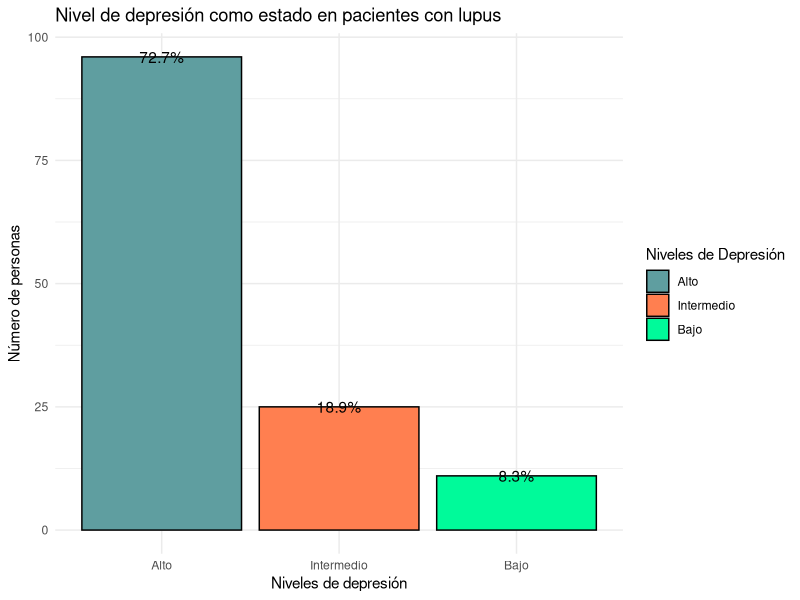
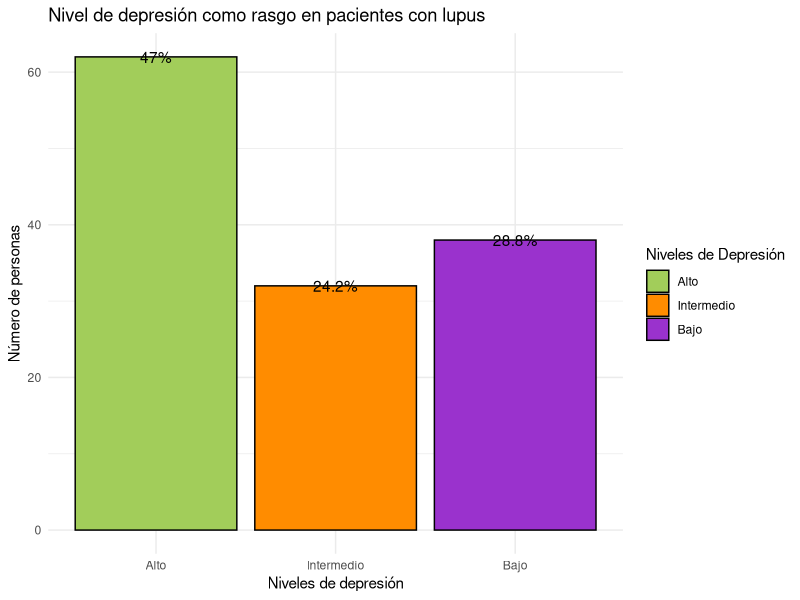
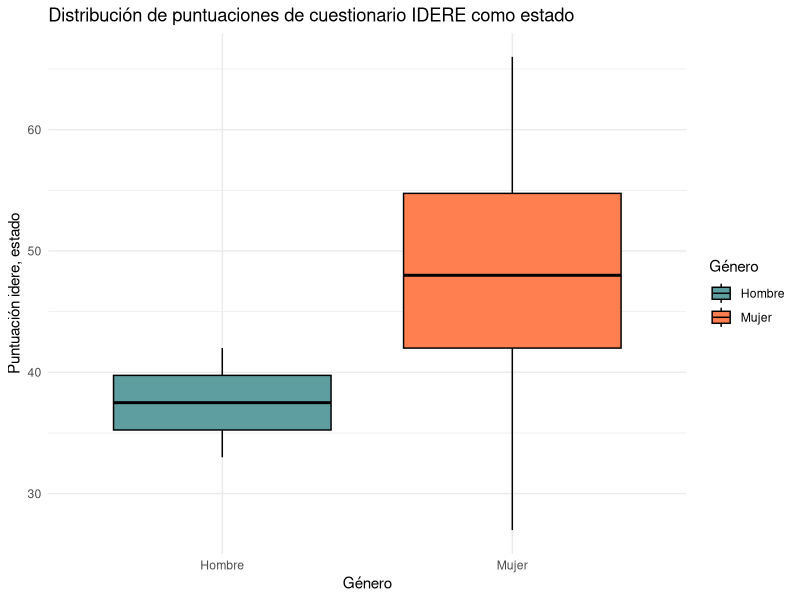
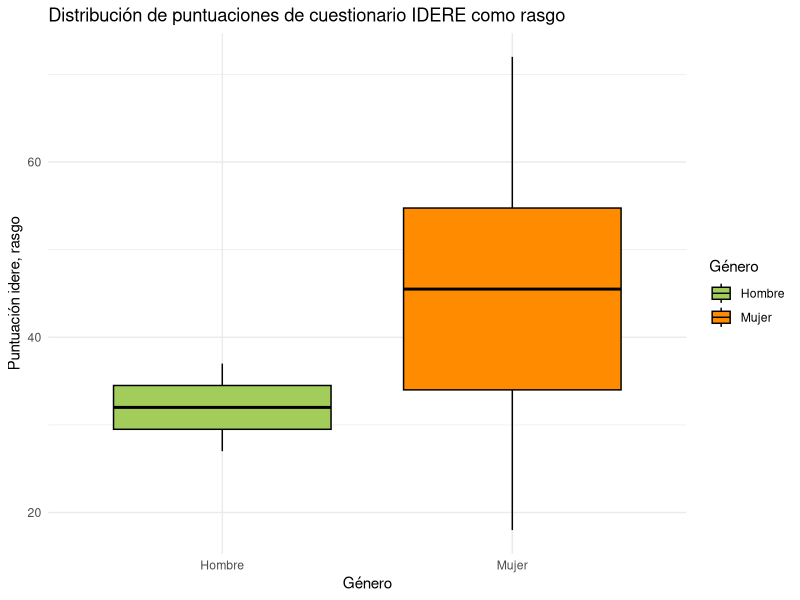
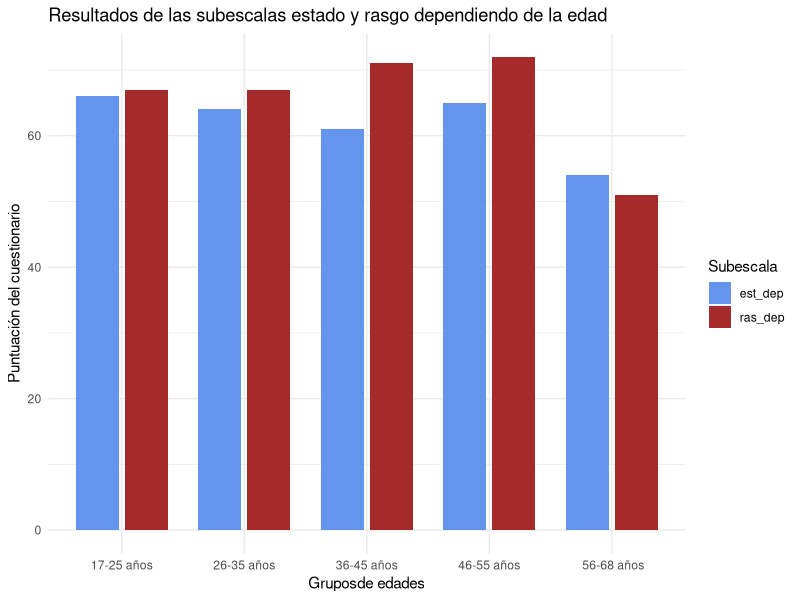
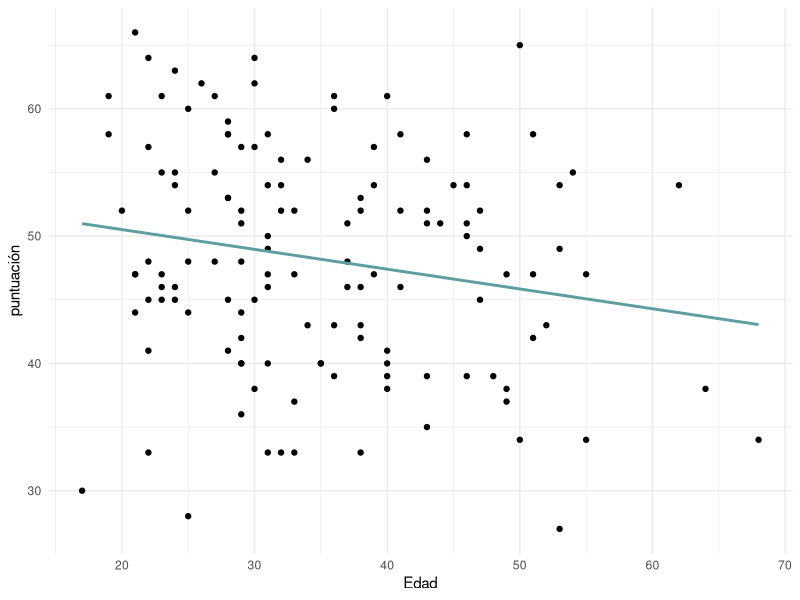
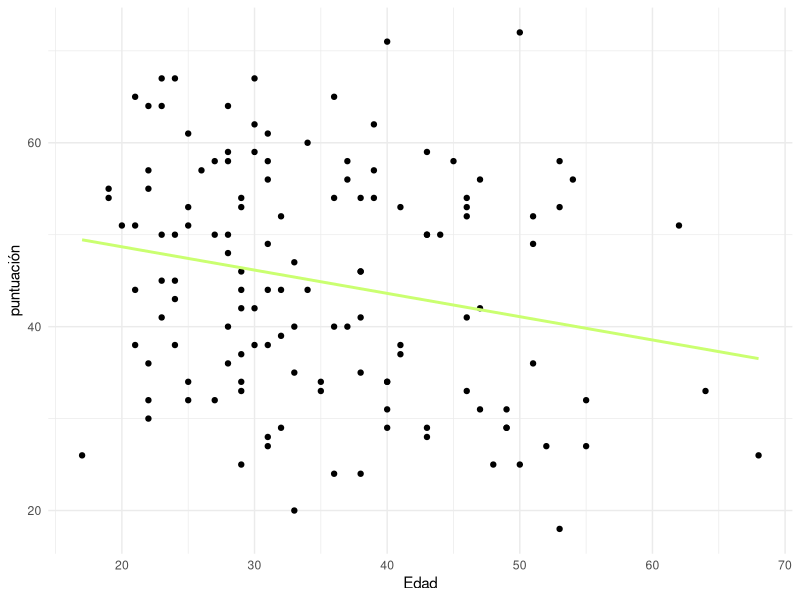
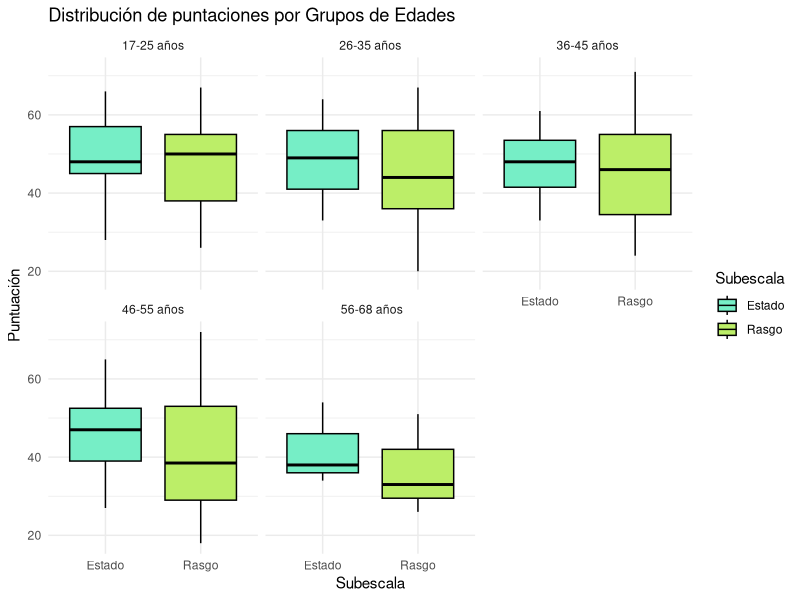

Write the R code that produced these figures, in order.
# Visualización de datos del cuestionario Idere
# Ailín Malagón Silva
# Fecha: 18-06-2024
# Este script ejecuta los gráficos de frecuencia,box plot, gráfica de barras  y dispesión para el cuestionario idere 
# del registro mexicano de pacientes con Lupus, utilizando como input basa_idere.csv y dando como output idere.optimizado
# Input Dir 
indir = "C:/Users/ailinmalagonsilva/Desktop/viernes_bioinfo_UNAM/idere.optimizado/data"
#Output Dir
outdir = "C:/Users/ailinmalagonsilva/Desktop/viernes_bioinfo_UNAM/idere.optimizado"
# Cargar input/data set
idere_base<- read.csv("data/Base_idere.csv")

# instalación de paquetes
install.packages("ggplot2")
installed.packages("tidyverse")
install.packages("patchwork")

# Librerias
library(ggplot2)
library(tidyverse)
library(patchwork)

#### Limpieza de datos ####

#Omitir sex___2 (Debido a que contiene la misma información que sex___1 pero presentada de manera distinta) 
idere_base <- idere_base %>%
  select(-sex___2)

#Renombrar la columa sex_1 a Género y la columna edad 
colnames(idere_base)[colnames(idere_base) == "sex___1"] <- "gender"
colnames(idere_base)[colnames(idere_base) == "calculated_age"] <- "age"

#Convetir de la columna "gender" los valores de 0 & 1 a hombre y mujer y luego a factor 
idere_base <- idere_base %>%
  mutate(gender = case_when(
    gender == 1 ~ "Mujer",
    gender == 0 ~ "Hombre"
  ),
  gender = as.factor(gender)
  ) 
# quitar NA de las puntuaciones del cuestinario 
 idere_base <- idere_base %>%
  filter(!is.na(est_dep) & !is.na(ras_dep))

# Cambiar la columna  niv_dep_est & niv_dep_ras los valores de 1,2,3 a bajo,intermedio & alto
#Convertir ambas columnas a fcatores

idere_base <- idere_base %>%
  mutate( 
    niv_dep_est = case_when (
      niv_dep_est == 1 ~ "Bajo",
      niv_dep_est == 2 ~ "Intermedio",
      niv_dep_est == 3 ~ "Alto"
      ),
    niv_dep_ras = case_when(
      niv_dep_ras == 1 ~ "Bajo",
      niv_dep_ras == 2 ~ "Intermedio",
      niv_dep_ras == 3 ~ "Alto"
      ),
    niv_dep_est = factor(niv_dep_est, levels = c("Alto", "Intermedio", "Bajo")),
    niv_dep_ras = factor(niv_dep_ras, levels = c("Alto", "Intermedio", "Bajo"))
    )
 

# Filtrado final de personas que no siguen las siguientes condiciones :  
# NA en edad | NA en lupus | Si son controles no se consideran tampoco 

idere_filtered <- idere_base %>%
  mutate(
    lupus = if_else(lupus == 1, lupus, NA_real_)
  ) %>%
  filter(!is.na(age) & !is.na(lupus) & !is.na(niv_dep_est) & ( age != 0 ))
 
#### Gráfico 1 ####

#Gráficos de barras con frecuencias y porcentajes 

# Calcular frecuencias y porcentajes de la subescala estado
conteo_est <- idere_filtered  %>%
  group_by(niv_dep_est) %>%
  count() %>%
  ungroup() %>%
  mutate( porcentaje = `n`/ sum(`n`)* 100)
 
# Gráfico de barras subescala estado

Paleta <- c("cadetblue","coral","mediumspringgreen")

ggplot(conteo_est, aes(x = niv_dep_est, y = n,  fill = niv_dep_est)) +
  geom_bar(color = "black", stat = "identity") +
  geom_text(aes(label = paste0(round(porcentaje,1),"%"))) +
  labs( title = "Nivel de depresión como estado en pacientes con lupus",
        x = "Niveles de depresión",
        y = "Número de personas",
        fill = "Niveles de Depresión" 
  ) +
  theme_minimal() +
  scale_fill_manual(values = Paleta)

# Calcular  frecuencias y porcentajes de la subescala rasgo
conteo_ras <- idere_filtered  %>%
  group_by(niv_dep_ras) %>%
  count() %>%
  ungroup() %>%
  mutate( porcentaje = `n`/ sum(`n`)* 100)
# Gráfico de barras subescala rasgo
Paleta2 <- c("darkolivegreen3","darkorange","darkorchid3")

ggplot(conteo_ras, aes(x = niv_dep_ras, y = n,  fill = niv_dep_ras)) +
  geom_bar(color = "black", stat = "identity") +
  geom_text(aes(label = paste0(round(porcentaje,1),"%"))) +
  labs( title = "Nivel de depresión como rasgo en pacientes con lupus",
        x = "Niveles de depresión",
        y = "Número de personas",
        fill = "Niveles de Depresión" 
  ) +
  theme_minimal() +
  scale_fill_manual(values = Paleta2)

#### Gráfico 2 ####
#Gráficos de box plot para estado-depresión 

ggplot(idere_filtered, aes(x = gender, y = est_dep, fill = gender)) +
  geom_boxplot(color = "black", outlier.colour = "red", outlier.shape = 16) +
  labs(x = "Género", y = "Puntuación idere, estado", fill = "Género") +
  ggtitle("Distribución de puntuaciones de cuestionario IDERE como estado") +
  theme_minimal() +  scale_fill_manual(values = Paleta)

#Gráfico de box plot para rasgo-depresión 

ggplot(idere_filtered, aes(x = gender, y = ras_dep, fill = gender)) +
  geom_boxplot(color = "black", outlier.colour = "red", outlier.shape = 16) +
  labs(x = "Género", y = "Puntuación idere, rasgo", fill = "Género") +
  ggtitle("Distribución de puntuaciones de cuestionario IDERE como rasgo") +
  theme_minimal() +  scale_fill_manual(values = Paleta2)


# juntar los  2 gráficos en una sola imagen 

       #(box_est | box_rasgo) + plot_layout(ncol = 2)

# Resumen estadístico de las box_plot para rasgo_estado 
stats_male_est <-boxplot.stats(idere_filtered$est_dep[idere_filtered$gender == "Hombre"])
stats_female_est <-boxplot.stats(idere_filtered$est_dep[idere_filtered$gender == "Mujer"])
stats_male_ras <-boxplot.stats(idere_filtered$ras_dep[idere_filtered$gender == "Hombre"])
stats_female_ras <-boxplot.stats(idere_filtered$ras_dep[idere_filtered$gender == "Mujer"])

### Gráfico 3 ####

#Gráficos de barras  X = rangos de edades | Y = puntuación de ambas subescalas ( estado / rasgo )

# Creación de rangos de edades 
age_range <- idere_filtered %>% 
     mutate(RangoEdad = cut(age, breaks = c(17, 25, 35, 45, 55,68),
     labels = c("17-25 años", "26-35 años", "36-45 años", "46-55 años"," 56-68 años"),
     include.lowest = TRUE))


# Cambio de formato ancho a largo
age_range_longer <- age_range %>%
  pivot_longer(cols = c(est_dep, ras_dep), 
               names_to = "Subescala", 
               values_to = "Puntuacion")
  
  #  Paleta utilizada 
  Paleta3 <- c("cornflowerblue", "brown")
  
  #Gráfico
ggplot(age_range_longer,aes (x = RangoEdad, y = Puntuacion, fill = Subescala)) +
  geom_col(position = position_dodge(width = 0.8), width = 0.7) +
  labs( x ="Gruposde edades", y = "Puntuación del cuestionario") +
  ggtitle("Resultados de las subescalas estado y rasgo dependiendo de la edad") +
  theme_minimal()+
  scale_fill_manual(values = Paleta3)

#### Gráfico 4 ####

# Gráfico de dispersión para la puntuación de subescala estado
ggplot(idere_filtered, aes(x = age, y = est_dep)) +
  geom_point() +                               
  geom_smooth(method = "lm", se = FALSE, color ="cadetblue" ) +     
  labs(x = "Edad", y = "puntuación") + 
  theme_minimal()  
# Gráfico de dispersión para la puntuación de subescala rango
ggplot(idere_filtered, aes(x = age, y = ras_dep)) +
  geom_point() +                              
  geom_smooth(method = "lm", se = FALSE, color = "darkolivegreen1") +     
  labs(x = "Edad", y = "puntuación") +  
  theme_minimal() 

### Gráfico 5 ####

###Box plot de distribución de depresión como rasgo y  estado por grupos de distintas edades.###

 #Data_frame para cambiar nombres y convetir a factor 
 box_age_range <- age_range_longer %>%
  mutate(Subescala = case_when(
    Subescala == "est_dep" ~ "Estado",
    Subescala == "ras_dep" ~ "Rasgo"
  ),
  Subescala = as.factor(Subescala)
  ) 

# GRÁFICO  CON TODOS LOS GRUPOS EN UN SOLO GRÁFICO 

Paleta4 <- c("#76EEC6","#BCEE68","#FFEC8B","#FF7256", "#DDA0DD")

ggplot(box_age_range, aes(x = Subescala, y = Puntuacion, fill = Subescala)) +
  geom_boxplot(color = "black", outlier.colour = "red", outlier.shape = 16) +
  labs(x = "Subescala", y = "Puntuación", fill = "Subescala") +
  ggtitle("Distribución de puntaciones por Grupos de Edades") +
  theme_minimal() +
  scale_fill_manual(values = Paleta4) +
  facet_wrap(~ RangoEdad)
  
# GRÁFICOS POR SEPARADO DE CADA GRUPO DE EDAD ####

#Crear una lista vacía para almacenar gráficos 
ages_plot_list <- list()

#Age_groups almacena del df box_age_range solo la columna RangoEdad tomando los valores  unicos que existen en esta columna

age_groups <- unique(box_age_range$RangoEdad)
#> print(age_groups)
#[1] 36-45 años  26-35 años  17-25 años   56-68 años 46-55 años 
# Levels: 17-25 años 26-35 años 36-45 años 46-55 años  56-68 años


## Generar un gráfico para cada grupo de edad, utilizaremos el vector creado "age_groups"
   # age_group toma un valor único de age_groups en cada iteración. 
   for (age_group in age_groups) {
   #filtra las filas del dataframe box_age_range donde el valor de la columna RangoEdad es igual al valor actual de age_group
   filtered_data <- box_age_range %>% filter(RangoEdad == age_group)
  
   # Crear el gráfico para el grupo de edad filtrado
   p <- ggplot(filtered_data, aes(x = Subescala, y = Puntuacion, fill = Subescala)) +
    geom_boxplot(color = "black", outlier.colour = "red", outlier.shape = 16) +
    labs(x = "Subescala", y = "Puntuación", fill = "Subescala") +
    ggtitle(paste("Distribución de puntuaciones para el grupo de edad", age_group)) +
    theme_minimal() +
    scale_fill_manual(values = Paleta4)
  
  # Añadir el gráfico a la lista
  ages_plot_list[[age_group]] <- p

  }



  # Mostrar los gráficos
for (age_group in age_groups) {
  print(ages_plot_list[[age_group]])
}
 
# Gráfico de barras  X = rangos de edades | Y = puntuación de ambas subescalas ( estado / rasgo ) con barras de error ####


  # Calcular la media y la desviación estándar  por grupo y subescala
  stdev_ras_est <- age_range_longer %>%
  group_by(RangoEdad, Subescala) %>%
  summarise(sd = sd(Puntuacion), mean = mean(Puntuacion))

  #Gráfico con barras de error añadidas 
  ggplot(stdev_ras_est,aes (x = RangoEdad, y = mean, fill = Subescala)) +
  geom_col(position = position_dodge(width = 0.8), width = 0.7) +
  geom_errorbar(aes(ymin = mean - sd, ymax = mean + sd),
                position = position_dodge(width = 0.8), width = 0.10,  # Ancho de las barras de error
                size = 1.2) +
  labs( x ="Gruposde edades", y = "Puntuación del cuestionario") +
  ggtitle("Resultados de las subescalas estado y rasgo dependiendo de la edad") +
  theme_minimal()+
  scale_fill_manual(values = Paleta3)



#guardar mis variables 

save(idere_base, idere_filtered, conteo_ras, conteo_est, age_range, age_range_longer,box_age_range, file = "data/data_idere_optimizada.RData")
save(stats_male_est, stats_female_est, stats_male_ras, stats_female_ras,stdev_ras_est, file = "data/stats_data.RData")
write.csv(idere_filtered, file = "data/filtrada_base_idere.csv", row.names = FALSE)



                
                
